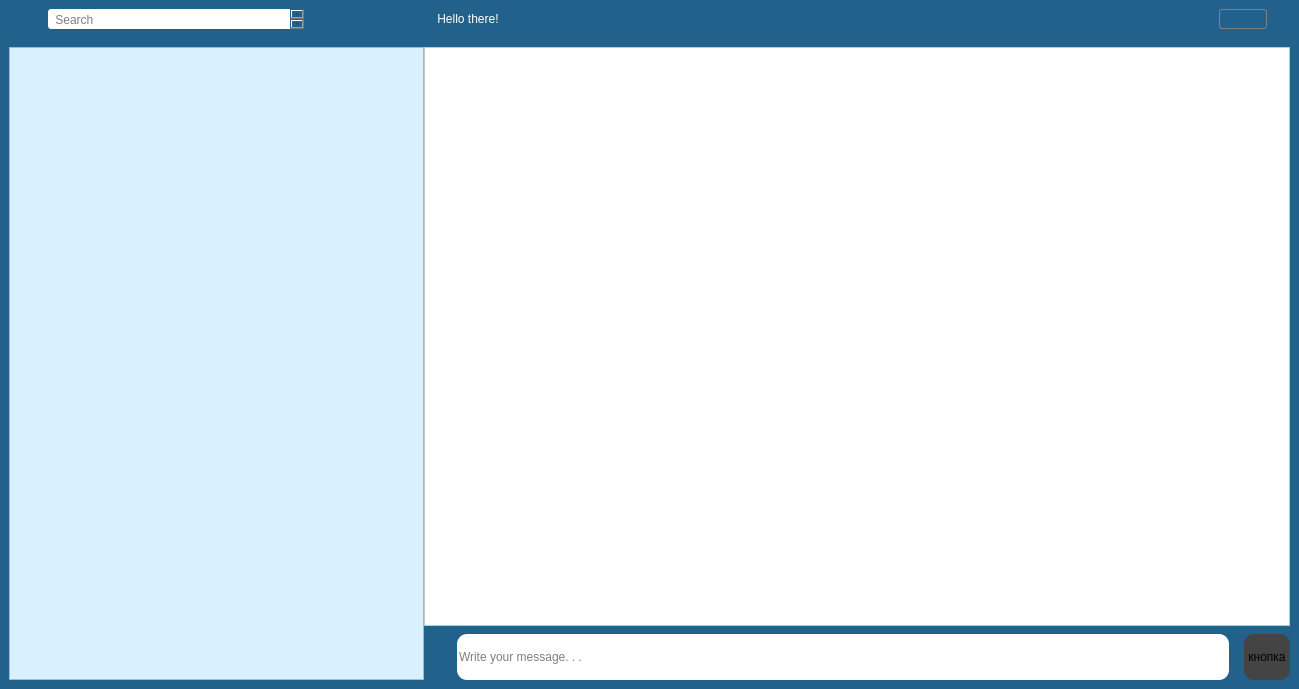
<?xml version="1.0" encoding="UTF-8"?>
<ui version="4.0">
 <class>Form</class>
 <widget class="QWidget" name="Form">
  <property name="geometry">
   <rect>
    <x>0</x>
    <y>0</y>
    <width>1299</width>
    <height>689</height>
   </rect>
  </property>
  <property name="windowTitle">
   <string>Form</string>
  </property>
  <property name="styleSheet">
   <string notr="true">background-color: rgb(33, 97, 140);</string>
  </property>
  <layout class="QVBoxLayout" name="verticalLayout">
   <property name="spacing">
    <number>9</number>
   </property>
   <property name="leftMargin">
    <number>0</number>
   </property>
   <property name="topMargin">
    <number>9</number>
   </property>
   <property name="rightMargin">
    <number>0</number>
   </property>
   <property name="bottomMargin">
    <number>0</number>
   </property>
   <item>
    <layout class="QHBoxLayout" name="horizontalLayout_4" stretch="24,50">
     <property name="topMargin">
      <number>0</number>
     </property>
     <property name="bottomMargin">
      <number>0</number>
     </property>
     <item>
      <layout class="QHBoxLayout" name="horizontalLayout_5" stretch="1,1">
       <property name="spacing">
        <number>13</number>
       </property>
       <property name="sizeConstraint">
        <enum>QLayout::SetMinimumSize</enum>
       </property>
       <property name="leftMargin">
        <number>48</number>
       </property>
       <property name="rightMargin">
        <number>53</number>
       </property>
       <item>
        <widget class="QTextEdit" name="input_name_2">
         <property name="sizePolicy">
          <sizepolicy hsizetype="Minimum" vsizetype="Ignored">
           <horstretch>0</horstretch>
           <verstretch>0</verstretch>
          </sizepolicy>
         </property>
         <property name="styleSheet">
          <string notr="true">background-color: rgb(255, 255, 255);
border-radius: 3px;
font: 10pt &quot;MS Shell Dlg 2&quot;;</string>
         </property>
         <property name="html">
          <string>&lt;!DOCTYPE HTML PUBLIC &quot;-//W3C//DTD HTML 4.0//EN&quot; &quot;http://www.w3.org/TR/REC-html40/strict.dtd&quot;&gt;
&lt;html&gt;&lt;head&gt;&lt;meta name=&quot;qrichtext&quot; content=&quot;1&quot; /&gt;&lt;style type=&quot;text/css&quot;&gt;
p, li { white-space: pre-wrap; }
&lt;/style&gt;&lt;/head&gt;&lt;body style=&quot; font-family:'MS Shell Dlg 2'; font-size:10pt; font-weight:400; font-style:normal;&quot;&gt;
&lt;p style=&quot;-qt-paragraph-type:empty; margin-top:0px; margin-bottom:0px; margin-left:0px; margin-right:0px; -qt-block-indent:0; text-indent:0px; font-size:7.8pt;&quot;&gt;&lt;br /&gt;&lt;/p&gt;&lt;/body&gt;&lt;/html&gt;</string>
         </property>
         <property name="placeholderText">
          <string> Search</string>
         </property>
        </widget>
       </item>
       <item>
        <spacer name="horizontalSpacer">
         <property name="orientation">
          <enum>Qt::Horizontal</enum>
         </property>
         <property name="sizeType">
          <enum>QSizePolicy::Expanding</enum>
         </property>
         <property name="sizeHint" stdset="0">
          <size>
           <width>40</width>
           <height>20</height>
          </size>
         </property>
        </spacer>
       </item>
      </layout>
     </item>
     <item>
      <layout class="QHBoxLayout" name="horizontalLayout_6">
       <property name="spacing">
        <number>0</number>
       </property>
       <property name="leftMargin">
        <number>7</number>
       </property>
       <property name="topMargin">
        <number>0</number>
       </property>
       <property name="rightMargin">
        <number>32</number>
       </property>
       <item>
        <widget class="QLabel" name="label_7">
         <property name="sizePolicy">
          <sizepolicy hsizetype="Minimum" vsizetype="Preferred">
           <horstretch>0</horstretch>
           <verstretch>0</verstretch>
          </sizepolicy>
         </property>
         <property name="styleSheet">
          <string notr="true">border-radius: 10px;
color: rgb(255, 255, 255);
font: 14pt &quot;MS Shell Dlg 2&quot;;</string>
         </property>
         <property name="text">
          <string> Hello there!</string>
         </property>
        </widget>
       </item>
       <item>
        <spacer name="horizontalSpacer_4">
         <property name="orientation">
          <enum>Qt::Horizontal</enum>
         </property>
         <property name="sizeType">
          <enum>QSizePolicy::MinimumExpanding</enum>
         </property>
         <property name="sizeHint" stdset="0">
          <size>
           <width>40</width>
           <height>20</height>
          </size>
         </property>
        </spacer>
       </item>
       <item>
        <widget class="QComboBox" name="comboBox_2">
         <property name="styleSheet">
          <string notr="true">QComboBox {
     border: 1px solid gray;
     border-radius: 3px;
     padding: 1px 1px 1px 1px;
     min-width: 6em;
 }

QComboBox::drop-down {
     width: 0px;
     border-left-width: 0px;
 }</string>
         </property>
        </widget>
       </item>
      </layout>
     </item>
    </layout>
   </item>
   <item>
    <widget class="QStackedWidget" name="stackedWidget">
     <property name="currentIndex">
      <number>1</number>
     </property>
     <widget class="QWidget" name="page">
      <layout class="QGridLayout" name="gridLayout_2">
       <item row="0" column="0">
        <layout class="QHBoxLayout" name="horizontalLayout_3" stretch="24,50">
         <property name="spacing">
          <number>0</number>
         </property>
         <item>
          <widget class="QScrollArea" name="scrollArea_3">
           <property name="styleSheet">
            <string notr="true">background-color: rgb(216, 240, 255);</string>
           </property>
           <property name="widgetResizable">
            <bool>true</bool>
           </property>
           <widget class="QWidget" name="scrollAreaWidgetContents_3">
            <property name="geometry">
             <rect>
              <x>0</x>
              <y>0</y>
              <width>412</width>
              <height>613</height>
             </rect>
            </property>
           </widget>
          </widget>
         </item>
         <item>
          <widget class="QStackedWidget" name="stackedWidget_3">
           <property name="styleSheet">
            <string notr="true">background-color: rgb(247, 253, 255);</string>
           </property>
           <property name="currentIndex">
            <number>1</number>
           </property>
           <widget class="QWidget" name="page_8">
            <layout class="QGridLayout" name="gridLayout_3">
             <item row="0" column="2">
              <spacer name="verticalSpacer_3">
               <property name="orientation">
                <enum>Qt::Vertical</enum>
               </property>
               <property name="sizeHint" stdset="0">
                <size>
                 <width>20</width>
                 <height>40</height>
                </size>
               </property>
              </spacer>
             </item>
             <item row="1" column="0">
              <spacer name="horizontalSpacer_5">
               <property name="orientation">
                <enum>Qt::Horizontal</enum>
               </property>
               <property name="sizeHint" stdset="0">
                <size>
                 <width>40</width>
                 <height>20</height>
                </size>
               </property>
              </spacer>
             </item>
             <item row="1" column="1" colspan="2">
              <widget class="QLabel" name="label_8">
               <property name="styleSheet">
                <string notr="true">font: 26pt &quot;MS Shell Dlg 2&quot;;</string>
               </property>
               <property name="text">
                <string>select a user to transfer 
cryptocurrency</string>
               </property>
              </widget>
             </item>
             <item row="1" column="3">
              <spacer name="horizontalSpacer_6">
               <property name="orientation">
                <enum>Qt::Horizontal</enum>
               </property>
               <property name="sizeHint" stdset="0">
                <size>
                 <width>40</width>
                 <height>20</height>
                </size>
               </property>
              </spacer>
             </item>
             <item row="2" column="1">
              <spacer name="verticalSpacer_4">
               <property name="orientation">
                <enum>Qt::Vertical</enum>
               </property>
               <property name="sizeHint" stdset="0">
                <size>
                 <width>20</width>
                 <height>40</height>
                </size>
               </property>
              </spacer>
             </item>
            </layout>
           </widget>
           <widget class="QWidget" name="page_9">
            <layout class="QGridLayout" name="gridLayout_4">
             <item row="1" column="1" rowspan="2">
              <layout class="QVBoxLayout" name="verticalLayout_3" stretch="0,0">
               <item>
                <layout class="QHBoxLayout" name="horizontalLayout_8">
                 <property name="leftMargin">
                  <number>18</number>
                 </property>
                 <property name="rightMargin">
                  <number>4</number>
                 </property>
                 <item>
                  <widget class="QLabel" name="label_10">
                   <property name="styleSheet">
                    <string notr="true">font: 12pt &quot;MS Shell Dlg 2&quot;;</string>
                   </property>
                   <property name="text">
                    <string>
enter the required transfer amount</string>
                   </property>
                  </widget>
                 </item>
                </layout>
               </item>
               <item>
                <layout class="QVBoxLayout" name="verticalLayout_4" stretch="1,2">
                 <property name="topMargin">
                  <number>5</number>
                 </property>
                 <item>
                  <layout class="QHBoxLayout" name="horizontalLayout_9">
                   <property name="topMargin">
                    <number>14</number>
                   </property>
                   <property name="bottomMargin">
                    <number>13</number>
                   </property>
                   <item>
                    <widget class="QLineEdit" name="lineEdit_5">
                     <property name="sizePolicy">
                      <sizepolicy hsizetype="Expanding" vsizetype="Expanding">
                       <horstretch>0</horstretch>
                       <verstretch>0</verstretch>
                      </sizepolicy>
                     </property>
                     <property name="styleSheet">
                      <string notr="true">background-color: rgb(255, 255, 255);
font: 10pt &quot;MS Shell Dlg 2&quot;;
border-radius: 10px;</string>
                     </property>
                    </widget>
                   </item>
                  </layout>
                 </item>
                 <item>
                  <layout class="QVBoxLayout" name="verticalLayout_5">
                   <item>
                    <layout class="QHBoxLayout" name="horizontalLayout_10">
                     <property name="leftMargin">
                      <number>127</number>
                     </property>
                     <property name="topMargin">
                      <number>10</number>
                     </property>
                     <property name="rightMargin">
                      <number>144</number>
                     </property>
                     <property name="bottomMargin">
                      <number>13</number>
                     </property>
                     <item>
                      <widget class="QPushButton" name="pushButton_5">
                       <property name="text">
                        <string>send</string>
                       </property>
                      </widget>
                     </item>
                    </layout>
                   </item>
                  </layout>
                 </item>
                </layout>
               </item>
              </layout>
             </item>
             <item row="2" column="2">
              <spacer name="horizontalSpacer_3">
               <property name="orientation">
                <enum>Qt::Horizontal</enum>
               </property>
               <property name="sizeType">
                <enum>QSizePolicy::Expanding</enum>
               </property>
               <property name="sizeHint" stdset="0">
                <size>
                 <width>224</width>
                 <height>20</height>
                </size>
               </property>
              </spacer>
             </item>
             <item row="1" column="0">
              <spacer name="horizontalSpacer_2">
               <property name="orientation">
                <enum>Qt::Horizontal</enum>
               </property>
               <property name="sizeHint" stdset="0">
                <size>
                 <width>225</width>
                 <height>20</height>
                </size>
               </property>
              </spacer>
             </item>
             <item row="0" column="1">
              <spacer name="verticalSpacer">
               <property name="orientation">
                <enum>Qt::Vertical</enum>
               </property>
               <property name="sizeHint" stdset="0">
                <size>
                 <width>20</width>
                 <height>40</height>
                </size>
               </property>
              </spacer>
             </item>
             <item row="3" column="1">
              <spacer name="verticalSpacer_2">
               <property name="orientation">
                <enum>Qt::Vertical</enum>
               </property>
               <property name="sizeHint" stdset="0">
                <size>
                 <width>20</width>
                 <height>40</height>
                </size>
               </property>
              </spacer>
             </item>
            </layout>
           </widget>
          </widget>
         </item>
        </layout>
       </item>
      </layout>
     </widget>
     <widget class="QWidget" name="page_3">
      <layout class="QGridLayout" name="gridLayout">
       <item row="0" column="0">
        <layout class="QHBoxLayout" name="horizontalLayout_2" stretch="24,50">
         <property name="spacing">
          <number>0</number>
         </property>
         <property name="bottomMargin">
          <number>0</number>
         </property>
         <item>
          <widget class="QScrollArea" name="scrollArea">
           <property name="styleSheet">
            <string notr="true">background-color: rgb(216, 240, 255);</string>
           </property>
           <property name="widgetResizable">
            <bool>true</bool>
           </property>
           <widget class="QWidget" name="scrollAreaWidgetContents">
            <property name="geometry">
             <rect>
              <x>0</x>
              <y>0</y>
              <width>412</width>
              <height>613</height>
             </rect>
            </property>
           </widget>
          </widget>
         </item>
         <item>
          <layout class="QVBoxLayout" name="verticalLayout_2" stretch="50,4">
           <property name="spacing">
            <number>8</number>
           </property>
           <property name="leftMargin">
            <number>0</number>
           </property>
           <item>
            <widget class="QTextBrowser" name="textBrowser">
             <property name="sizePolicy">
              <sizepolicy hsizetype="Expanding" vsizetype="Preferred">
               <horstretch>0</horstretch>
               <verstretch>0</verstretch>
              </sizepolicy>
             </property>
             <property name="styleSheet">
              <string notr="true">background-color: rgb(255, 255, 255);</string>
             </property>
            </widget>
           </item>
           <item>
            <layout class="QHBoxLayout" name="horizontalLayout_7" stretch="50,3">
             <property name="spacing">
              <number>15</number>
             </property>
             <property name="sizeConstraint">
              <enum>QLayout::SetDefaultConstraint</enum>
             </property>
             <property name="leftMargin">
              <number>33</number>
             </property>
             <property name="topMargin">
              <number>0</number>
             </property>
             <property name="rightMargin">
              <number>0</number>
             </property>
             <property name="bottomMargin">
              <number>0</number>
             </property>
             <item>
              <widget class="QLineEdit" name="lineEdit_3">
               <property name="sizePolicy">
                <sizepolicy hsizetype="Expanding" vsizetype="Expanding">
                 <horstretch>0</horstretch>
                 <verstretch>0</verstretch>
                </sizepolicy>
               </property>
               <property name="styleSheet">
                <string notr="true">background-color: rgb(255, 255, 255);
font: 10pt &quot;MS Shell Dlg 2&quot;;
border-radius: 10px;</string>
               </property>
               <property name="placeholderText">
                <string>Write your message. . .</string>
               </property>
              </widget>
             </item>
             <item>
              <widget class="QPushButton" name="pushButton">
               <property name="sizePolicy">
                <sizepolicy hsizetype="Minimum" vsizetype="Minimum">
                 <horstretch>0</horstretch>
                 <verstretch>0</verstretch>
                </sizepolicy>
               </property>
               <property name="styleSheet">
                <string notr="true">border-radius: 10px;
background-color: rgb(68, 68, 68);</string>
               </property>
               <property name="text">
                <string>кнопка</string>
               </property>
              </widget>
             </item>
            </layout>
           </item>
          </layout>
         </item>
        </layout>
       </item>
      </layout>
     </widget>
     <widget class="QWidget" name="page_4">
      <layout class="QGridLayout" name="gridLayout_7">
       <item row="0" column="1">
        <spacer name="verticalSpacer_7">
         <property name="orientation">
          <enum>Qt::Vertical</enum>
         </property>
         <property name="sizeHint" stdset="0">
          <size>
           <width>18</width>
           <height>272</height>
          </size>
         </property>
        </spacer>
       </item>
       <item row="1" column="0">
        <spacer name="horizontalSpacer_9">
         <property name="orientation">
          <enum>Qt::Horizontal</enum>
         </property>
         <property name="sizeHint" stdset="0">
          <size>
           <width>255</width>
           <height>20</height>
          </size>
         </property>
        </spacer>
       </item>
       <item row="1" column="1" rowspan="2" colspan="2">
        <widget class="QLabel" name="label_4">
         <property name="styleSheet">
          <string notr="true">font: 20pt &quot;MS Shell Dlg 2&quot;;</string>
         </property>
         <property name="text">
          <string>здесь будет отобраджаться инфа о пользователе</string>
         </property>
        </widget>
       </item>
       <item row="2" column="3">
        <spacer name="horizontalSpacer_10">
         <property name="orientation">
          <enum>Qt::Horizontal</enum>
         </property>
         <property name="sizeHint" stdset="0">
          <size>
           <width>255</width>
           <height>20</height>
          </size>
         </property>
        </spacer>
       </item>
       <item row="3" column="2">
        <spacer name="verticalSpacer_8">
         <property name="orientation">
          <enum>Qt::Vertical</enum>
         </property>
         <property name="sizeHint" stdset="0">
          <size>
           <width>20</width>
           <height>272</height>
          </size>
         </property>
        </spacer>
       </item>
      </layout>
     </widget>
     <widget class="QWidget" name="page_5">
      <layout class="QGridLayout" name="gridLayout_6">
       <item row="0" column="2">
        <spacer name="verticalSpacer_5">
         <property name="orientation">
          <enum>Qt::Vertical</enum>
         </property>
         <property name="sizeHint" stdset="0">
          <size>
           <width>20</width>
           <height>279</height>
          </size>
         </property>
        </spacer>
       </item>
       <item row="1" column="0">
        <spacer name="horizontalSpacer_8">
         <property name="orientation">
          <enum>Qt::Horizontal</enum>
         </property>
         <property name="sizeHint" stdset="0">
          <size>
           <width>254</width>
           <height>20</height>
          </size>
         </property>
        </spacer>
       </item>
       <item row="1" column="1" colspan="2">
        <widget class="QLabel" name="label_5">
         <property name="styleSheet">
          <string notr="true">font: 20pt &quot;MS Shell Dlg 2&quot;;</string>
         </property>
         <property name="text">
          <string>запасное окно, где можно что угодно разместить</string>
         </property>
        </widget>
       </item>
       <item row="1" column="3">
        <spacer name="horizontalSpacer_7">
         <property name="orientation">
          <enum>Qt::Horizontal</enum>
         </property>
         <property name="sizeHint" stdset="0">
          <size>
           <width>253</width>
           <height>20</height>
          </size>
         </property>
        </spacer>
       </item>
       <item row="2" column="1">
        <spacer name="verticalSpacer_6">
         <property name="orientation">
          <enum>Qt::Vertical</enum>
         </property>
         <property name="sizeHint" stdset="0">
          <size>
           <width>20</width>
           <height>278</height>
          </size>
         </property>
        </spacer>
       </item>
      </layout>
     </widget>
     <widget class="QWidget" name="page_2">
      <layout class="QGridLayout" name="gridLayout_5">
       <item row="0" column="0">
        <widget class="QLabel" name="label_6">
         <property name="styleSheet">
          <string notr="true">font: 18pt &quot;MS Shell Dlg 2&quot;;</string>
         </property>
         <property name="text">
          <string>сюда добавим настройки, но пока я не знаю как мы планируем их реализовать</string>
         </property>
        </widget>
       </item>
      </layout>
     </widget>
    </widget>
   </item>
  </layout>
 </widget>
 <resources/>
 <connections/>
</ui>
